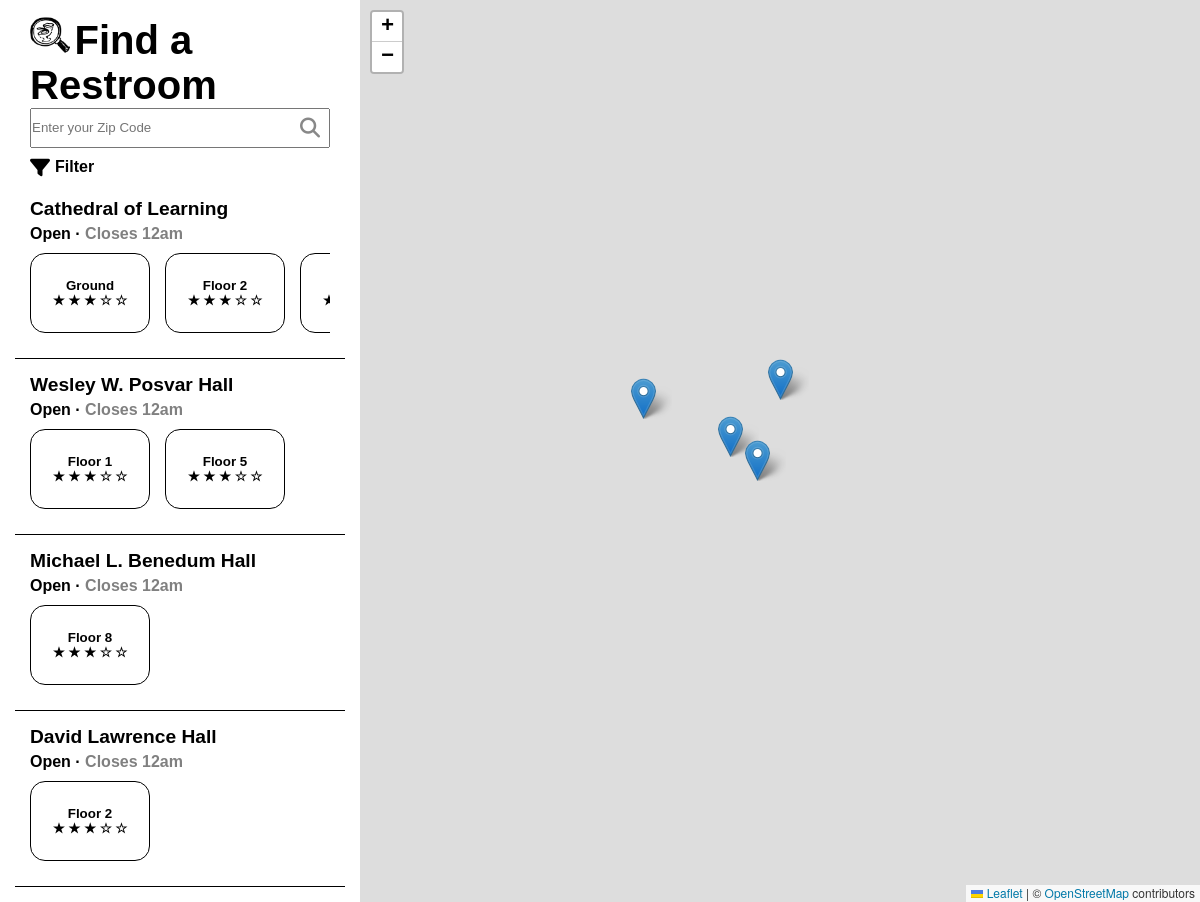
The page / on the database its author committed.
### app.py (models this page shows)
class Building(db.Model):
    __tablename__ = 'building'
    bID = db.Column(db.Integer, primary_key=True, nullable=False)
    name = db.Column(db.String(30), nullable=False)
    lat = db.Column(db.Float, nullable=False)
    lon = db.Column(db.Float, nullable=False)
    opening = db.Column(db.DateTime(timezone=True), nullable=True)
    closing = db.Column(db.DateTime(timezone=True), nullable=True)
    bathrooms = db.relationship('Bathroom', backref='building', lazy=True)
    pass

class Bathroom(db.Model):
    __tablename__ = 'bathroom'
    bID = db.Column(db.Integer, db.ForeignKey('building.bID'), primary_key=True, nullable=False)
    floor = db.Column(db.Integer, primary_key= True, nullable=False)
    brID = db.Column(db.Integer, nullable=False)
    reviews = db.relationship('Review', backref='bathroom', lazy=True)
    pass

### app.py (the view)
@app.route("/")
def home():
    buildings = Building.query.all()
    buildings_data = [
        {"id": b.bID, "name": b.name, "lat": b.lat, "lon": b.lon}
        for b in buildings
    ]
    avg_clean_data = db.session.query(
        Building.name, Bathroom.floor, func.avg(Review.cleanliness).label('avg_clean')
    ).join(
        Bathroom, Building.bID == Bathroom.bID
    ).join(
        Review, Bathroom.brID == Review.brID
    ).group_by(Building.name).all()
    return render_template("index.html", buildings=buildings, buildings_data=buildings_data, avg_clean=avg_clean_data)

### templates/index.html (shortened to what this page needs)
<!DOCTYPE html>
<html lang="en">
<head>
    <link rel="stylesheet" href="https://unpkg.com/leaflet@1.7.1/dist/leaflet.css" />
    <link rel="stylesheet" href="{{ url_for('static', filename='css/style.css') }}">
    <link rel="stylesheet" href="https://cdnjs.cloudflare.com/ajax/libs/font-awesome/6.5.0/css/all.min.css">
</head>
<body onload="initMap()">
    <div class="sidenav">
    <form>
        <div class="search_rest">
            <img src="static/restdirlogo.png" alt="Restroom Directory Logo">
            <label for="location_zip">Find a Restroom</label>
        </div>
        <div class="search_rest">
            <input id="location_zip" type="text" placeholder="Enter your Zip Code">
            <i class="fas fa-magnifying-glass"></i>
        </div>
    </form>
    <div class="filter">
        <i class="fa-solid fa-filter"></i>
        <h4>Filter</h4>
    </div>
    {% for building in buildings %}
    <div class="building_block">
        <h2>{{ building.name }}</h2>
        <h4>
            <span class="open">Open · </span>
            <span class="closes">Closes 12am</span>
        </h4>
        <div class="floor_row">
            {% for bathroom in building.bathrooms %}
            <form method="get" action="{{ url_for('response') }}">
                <button type="submit" class="building_floor_block">
                    <h4>
                        {% if bathroom.floor == -1 %}
                            Ground
                        {% else %}
                            Floor {{ bathroom.floor }}
                        {% endif %}
                    </h4>
                    <h4>&#9733; &#9733; &#9733; &#9734; &#9734;</h4>
                </button>
            </form>
            {% endfor %}
        </div>
    </div>
    {% endfor %}
    </div>
    <div class="main">
        <div id="map"></div>
    </div>
</body>
</html>

### static/css/style.css (style rules this page uses)
* { margin: 0; padding: 0; box-sizing: border-box; }
html, body { height: 100%; width: 100%; margin: 0; font-family: Arial, sans-serif; }
body { display: flex; flex-direction: row; height: 100vh }
.main { width: 70%; height: 100%; }
.sidenav { width: 30%; height: 100%; overflow-y: auto; padding: 15px; box-sizing: border-box; }
#map { height: 100%; width: 100%; }
.building_block { border-width: 1px; border-color: black; border-style: solid; border-left: none; border-right: none; border-top: none; padding: 15px; }
.building_block h2 { font-size: 1.2rem; margin-bottom: 5px; }
.building_floor_block { border-width: 1.5px; border-color: black; border-style: solid; border-radius: 15px; min-width: 120px; height: 80px; flex: 0 0 auto; margin: 5px 5px 5px 0px; padding: 15px; transition: background 0.2s ease; background-color: white; }
.search_rest { margin-left: 15px; margin-right: 15px; position: relative; }
.search_rest img { width: 40px; }
.search_rest input { width: 100%; height: 40px; padding-right: 35px; margin-bottom: 10px; }
.search_rest label { font-size: 40px; font-weight: bold; }
.open { color: black; }
.closes { color: gray; }
.search_rest i { font-size: 20px; position: absolute; right: 10px; bottom: -5px; top: 50%; transform: translateY(-50%); color: #888; cursor: pointer; }
.filter { margin-left: 15px; margin-bottom: 5px; display: flex; width: fit-content; }
.filter i { font-size: 20px; margin-right: 5px; }
.floor_row { display: flex; flex-wrap: nowrap; overflow-x: auto; gap: 10px; padding: 5px 0; }

### rows shown on the page
Building: name "Cathedral of Learning"
Bathroom: floor "Ground"
Bathroom: floor "2"
Building: name "Wesley W. Posvar Hall"
Bathroom: floor "1"
Bathroom: floor "5"
Building: name "Michael L. Benedum Hall"
Bathroom: floor "8"
Building: name "David Lawrence Hall"
Bathroom: floor "2"
